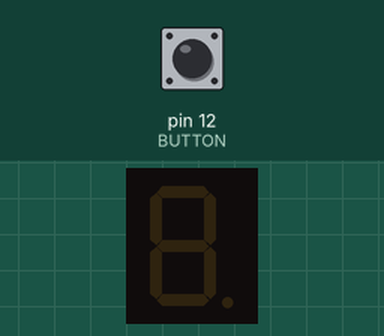
Simulated run of this sketch. Board: Arduino Uno, built with avr-gcc and run on an emulated ATmega328P. On the bench: 1-digit seven-segment display. Wiring (inferred from the names in the program): 1-digit 7-segment display, segments lit when HIGH: segments pin 7, pin 2, pin 8, pin 5, pin 4, pin 6, pin 3. The test bench sets the inputs (shaded band); at power-on: pin 12 (BUTTON) HIGH. Random numbers use the default seed unless the sketch sets one; the segment pins are drawn as the display they are named for.

Above: at 1.2 s.
1.3 s: pin 12 (BUTTON) pulled LOW for 0.15 s
At 3.9 s:
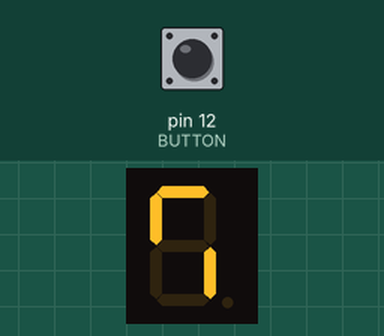
4.3 s: pin 12 (BUTTON) pulled LOW for 1 s
At 7.1 s:
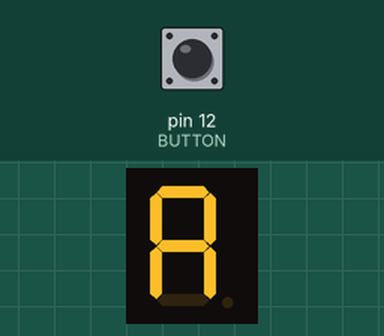
7.3 s: pin 12 (BUTTON) pulled LOW for 0.15 s
At 9.8 s:
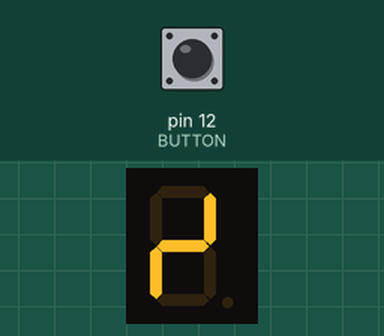
10.4 s: pin 12 (BUTTON) pulled LOW for 3.2 s
At 15.1 s:
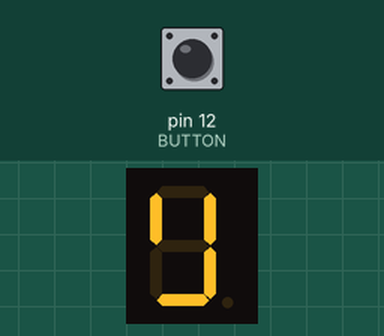

The sketch:

randomNumberGenerator.ino
```cpp
/**
 * 7-segment display
 *         a
 *      b     c
 *         d
 *      e     f
 *         g
 */

// Set your pin configuration here

#define A 7
#define B 2
#define C 8
#define D 5
#define E 4
#define F 6
#define G 3

#define BUTTON 12

// Change these numbers for different speeds
#define RANDOM_SPEED 50
#define RANDOM_DURATION 1000
#define ALICE_SPEED 700

void unreset() {
  digitalWrite(A, HIGH);
  digitalWrite(B, HIGH);
  digitalWrite(C, HIGH);
  digitalWrite(D, HIGH);
  digitalWrite(E, HIGH);
  digitalWrite(F, HIGH);
  digitalWrite(G, HIGH);
}

void reset() {
  digitalWrite(A, LOW);
  digitalWrite(B, LOW);
  digitalWrite(C, LOW);
  digitalWrite(D, LOW);
  digitalWrite(E, LOW);
  digitalWrite(F, LOW);
  digitalWrite(G, LOW);
}

// c, f
void one() {
  reset();
  digitalWrite(C, HIGH);
  digitalWrite(F, HIGH);
}

// a, c, d, e, g
void two() {
  reset();
  digitalWrite(A, HIGH);
  digitalWrite(C, HIGH);
  digitalWrite(D, HIGH);
  digitalWrite(E, HIGH);
  digitalWrite(G, HIGH);
}

// a, c, d, f, g
void three() {
  reset();
  digitalWrite(A, HIGH);
  digitalWrite(C, HIGH);
  digitalWrite(D, HIGH);
  digitalWrite(F, HIGH);
  digitalWrite(G, HIGH);
}

// b, c, d, f
void four() {
  reset();
  digitalWrite(B, HIGH);
  digitalWrite(C, HIGH);
  digitalWrite(D, HIGH);
  digitalWrite(F, HIGH);
}

// a, b, d, f, g
void five() {
  reset();
  digitalWrite(A, HIGH);
  digitalWrite(B, HIGH);
  digitalWrite(D, HIGH);
  digitalWrite(F, HIGH);
  digitalWrite(G, HIGH);
}

// a, b, d, e, f, g
void six() {
  reset();
  digitalWrite(A, HIGH);
  digitalWrite(B, HIGH);
  digitalWrite(D, HIGH);
  digitalWrite(E, HIGH);
  digitalWrite(F, HIGH);
  digitalWrite(G, HIGH);
}

// a, c, f
void seven() {
  reset();
  digitalWrite(A, HIGH);
  digitalWrite(C, HIGH);
  digitalWrite(F, HIGH);
}

// a, b, c, d, e, f, g
void eight() {
  reset();
  digitalWrite(A, HIGH);
  digitalWrite(B, HIGH);
  digitalWrite(C, HIGH);
  digitalWrite(D, HIGH);
  digitalWrite(E, HIGH);
  digitalWrite(F, HIGH);
  digitalWrite(G, HIGH);
}

// a, b, c, d, f, g
void nine() {
  reset();
  digitalWrite(A, HIGH);
  digitalWrite(B, HIGH);
  digitalWrite(C, HIGH);
  digitalWrite(D, HIGH);
  digitalWrite(F, HIGH);
  digitalWrite(G, HIGH);
}

// a, b, c, e, f, g
void zero() {
  reset();
  digitalWrite(A, HIGH);
  digitalWrite(B, HIGH);
  digitalWrite(C, HIGH);
  digitalWrite(E, HIGH);
  digitalWrite(F, HIGH);
  digitalWrite(G, HIGH);
}

// a, b, c, d, e, f
void letterA() {
  reset();
  digitalWrite(A, HIGH);
  digitalWrite(B, HIGH);
  digitalWrite(C, HIGH);
  digitalWrite(D, HIGH);
  digitalWrite(E, HIGH);
  digitalWrite(F, HIGH);
}

// b, e, g
void letterL() {
  reset();
  digitalWrite(B, HIGH);
  digitalWrite(E, HIGH);
  digitalWrite(G, HIGH);
}

// c, f
void letterI() {
  reset();
  digitalWrite(C, HIGH);
  digitalWrite(F, HIGH);
}

// a, b, e, g
void letterC() {
  reset();
  digitalWrite(A, HIGH);
  digitalWrite(B, HIGH);
  digitalWrite(E, HIGH);
  digitalWrite(G, HIGH);
}

// a, b, d, e, g
void letterE() {
  reset();
  digitalWrite(A, HIGH);
  digitalWrite(B, HIGH);
  digitalWrite(D, HIGH);
  digitalWrite(E, HIGH);
  digitalWrite(G, HIGH);
}

void displayN(int n) {
  switch(n) {
    case 0:
      zero();
      break;
    case 1:
      one();
      break;
    case 2:
      two();
      break;
    case 3:
      three();
      break;
    case 4:
      four();
      break;
    case 5:
      five();
      break;
    case 6:
      six();
      break;
    case 7:
      seven();
      break;
    case 8:
      eight();
      break;
    case 9:
      nine();
      break;
    default:
      reset();
      break;
  }
}

void alice() {
  letterA();
  delay(ALICE_SPEED);
  letterL();
  delay(ALICE_SPEED);
  letterI();
  delay(ALICE_SPEED);
  letterC();
  delay(ALICE_SPEED);
  letterE();
  delay(ALICE_SPEED);
}

void displayRandom(int duration) {
  int repeats = duration / RANDOM_SPEED;
  for (int i = 0; i < repeats+1; i++) {
    displayN(random(10));
    delay(RANDOM_SPEED);
  }
}

void play() {
  displayRandom(RANDOM_DURATION);
  int randNumber = random(13);

  if (randNumber > 9) {
    alice();
    reset();
  } else {
    displayN(randNumber);
  }
}

void setup() {
  // if analog input pin 0 is unconnected, random analog
  // noise will cause the call to randomSeed() to generate
  // different seed numbers each time the sketch runs.
  // randomSeed() will then shuffle the random function.
  randomSeed(analogRead(0));

  pinMode(A, OUTPUT);
  pinMode(B, OUTPUT);
  pinMode(C, OUTPUT);
  pinMode(D, OUTPUT);
  pinMode(E, OUTPUT);
  pinMode(F, OUTPUT);
  pinMode(G, OUTPUT);

  pinMode(BUTTON, INPUT_PULLUP);
}

void loop() {
  if (button_down(BUTTON)) {
    play();
  }
}

int prev = -1;

boolean button_down(int buttonPin) {
  int now = digitalRead(buttonPin);
  boolean res = now != prev && prev == LOW;

  prev = now;
  // prevent debounce
  delay(30);
  return res;
}
```

Measured:
- after the input at 1.3 s, the display: first changes after 0.20 s (image 1 shows a later state)
- after the input at 4.3 s, the display: first changes after 1.0 s (image 2 shows a later state)
- after the input at 7.3 s, the display: first changes after 0.21 s (image 3 shows a later state)
- what the display in image 3 shows lasts 0.7 s, from 9.3 s to 10.0 s
